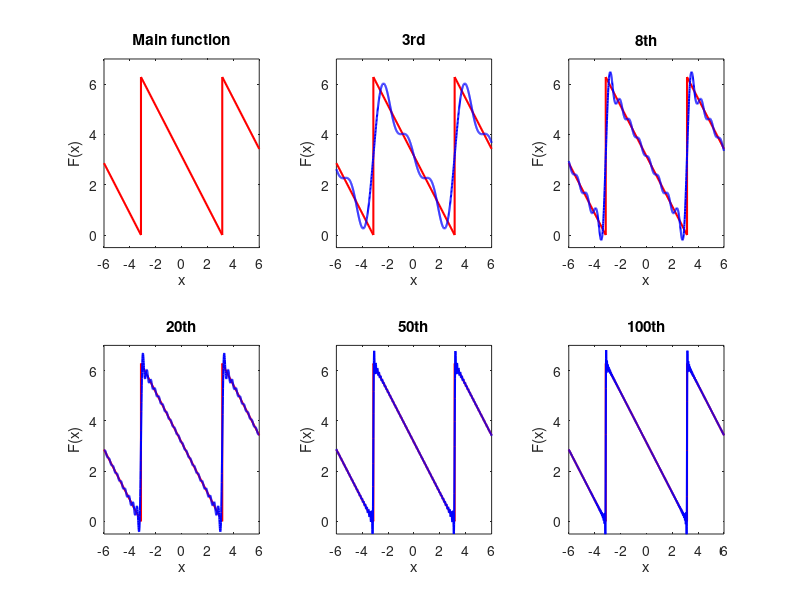
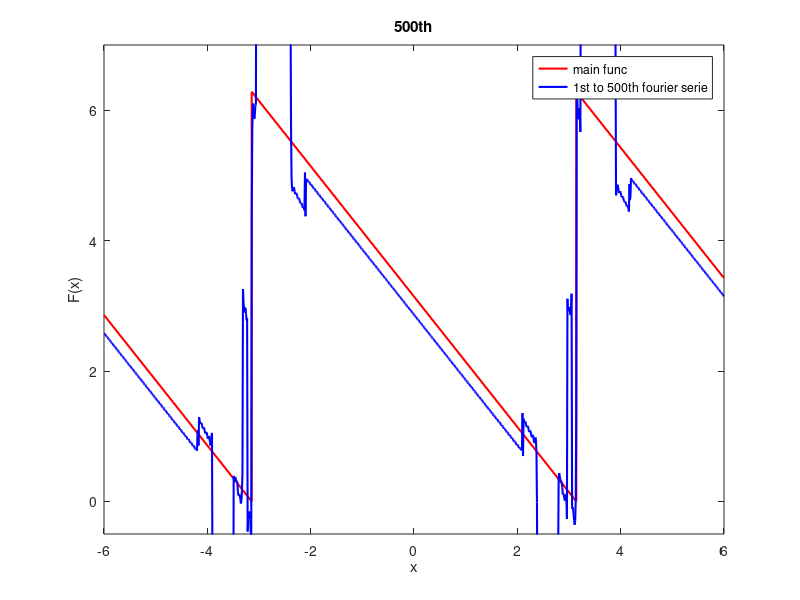

Write the MATLAB code that produced these figures, in order.
clc;
clear;
close all;
% By Hamidreza Sanati Ghazani
% Stu_id : 140051411058
% Tel_id : @hamid_sg
% Email  : hamidrezaghazani1382@gmail.com

%%
x_x = -6:0.01:6;
%k = 1;
L = pi;
n = 1:100;
%% Main Func points
M_x = [-6,-pi,-pi,pi,pi,6];
M_y = [pi-(-6+2*pi),0,2*pi,0,2*pi,pi-(6-2*pi)];



%%
figure(1)
subplot(2,3,1)
plot(M_x,M_y,'r','linewidth',1.5);
axis([-6,6,-0.5,7])
ylabel('F(x)');xlabel('x');
title('Main function')



%%
subplot(2,3,2)
plot(M_x,M_y,'r','linewidth',1.5);
axis([-6,6,-0.5,7])
hold on;
n = 1:3;
%% Generate A0
f1 = @(x) pi-x;
A01 = 1/(2*L)*integral(f1,-L,L,'arrayvalued',true);
A0n = A01;
%% Generate An
f1 = @(x) (pi-x)*cos(n*pi/L*x);
A1 = 1/L*integral(f1,-L,L,'arrayvalued',true);
An = A1;
%% Generate Bn
f1 = @(x) (pi-x)*sin(n*pi/L*x);
B1 = 1/L*integral(f1,-L,L,'arrayvalued',true);
Bn = B1;
%% Generate Foureir Serie of F
for i = 1:numel(x_x)
    B(i,:) = An.*cos(n*pi/L*x_x(i))+Bn.*sin(n*pi/L*x_x(i));
end
F = sum(B,2)+A0n;

plot(x_x,F,'b','linewidth',1.5)
ylabel('F(x)');xlabel('x');
title('3rd')
clear B F;



%%
subplot(2,3,3)
plot(M_x,M_y,'r','linewidth',1.5);
axis([-6,6,-0.5,7])
hold on;
n = 1:8;
%% Generate A0
f1 = @(x) pi-x;
A01 = 1/(2*L)*integral(f1,-L,L,'arrayvalued',true);
A0n = A01;
%% Generate An
f1 = @(x) (pi-x)*cos(n*pi/L*x);
A1 = 1/L*integral(f1,-L,L,'arrayvalued',true);
An = A1;
%% Generate Bn
f1 = @(x) (pi-x)*sin(n*pi/L*x);
B1 = 1/L*integral(f1,-L,L,'arrayvalued',true);
Bn = B1;
%% Generate Foureir Serie of F
for i = 1:numel(x_x)
    B(i,:) = An.*cos(n*pi/L*x_x(i))+Bn.*sin(n*pi/L*x_x(i));
end
F = sum(B,2)+A0n;

plot(x_x,F,'b','linewidth',1.5)
ylabel('F(x)');xlabel('x');
title('8th')
clear B F;




%%
subplot(2,3,4)
plot(M_x,M_y,'r','linewidth',1.5);
axis([-6,6,-0.5,7])
hold on;
n = 1:20;
%% Generate A0
f1 = @(x) pi-x;
A01 = 1/(2*L)*integral(f1,-L,L,'arrayvalued',true);
A0n = A01;
%% Generate An
f1 = @(x) (pi-x)*cos(n*pi/L*x);
A1 = 1/L*integral(f1,-L,L,'arrayvalued',true);
An = A1;
%% Generate Bn
f1 = @(x) (pi-x)*sin(n*pi/L*x);
B1 = 1/L*integral(f1,-L,L,'arrayvalued',true);
Bn = B1;
%% Generate Foureir Serie of F
for i = 1:numel(x_x)
    B(i,:) = An.*cos(n*pi/L*x_x(i))+Bn.*sin(n*pi/L*x_x(i));
end
F = sum(B,2)+A0n;

plot(x_x,F,'b','linewidth',1.5)
ylabel('F(x)');xlabel('x');
title('20th')
clear B F;



%%
subplot(2,3,5)
plot(M_x,M_y,'r','linewidth',1.5);
axis([-6,6,-0.5,7])
hold on;
n = 1:50;
%% Generate A0
f1 = @(x) pi-x;
A01 = 1/(2*L)*integral(f1,-L,L,'arrayvalued',true);
A0n = A01;
%% Generate An
f1 = @(x) (pi-x)*cos(n*pi/L*x);
A1 = 1/L*integral(f1,-L,L,'arrayvalued',true);
An = A1;
%% Generate Bn
f1 = @(x) (pi-x)*sin(n*pi/L*x);
B1 = 1/L*integral(f1,-L,L,'arrayvalued',true);
Bn = B1;
%% Generate Foureir Serie of F
for i = 1:numel(x_x)
    B(i,:) = An.*cos(n*pi/L*x_x(i))+Bn.*sin(n*pi/L*x_x(i));
end
F = sum(B,2)+A0n;

plot(x_x,F,'b','linewidth',1.5)
ylabel('F(x)');xlabel('x');
title('50th')
clear B F;



%%
subplot(2,3,6)
plot(M_x,M_y,'r','linewidth',1.5);
axis([-6,6,-0.5,7])
hold on;
n = 1:100;
%% Generate A0
f1 = @(x) pi-x;
A01 = 1/(2*L)*integral(f1,-L,L,'arrayvalued',true);
A0n = A01;
%% Generate An
f1 = @(x) (pi-x)*cos(n*pi/L*x);
A1 = 1/L*integral(f1,-L,L,'arrayvalued',true);
An = A1;
%% Generate Bn
f1 = @(x) (pi-x)*sin(n*pi/L*x);
B1 = 1/L*integral(f1,-L,L,'arrayvalued',true);
Bn = B1;
%% Generate Foureir Serie of F
for i = 1:numel(x_x)
    B(i,:) = An.*cos(n*pi/L*x_x(i))+Bn.*sin(n*pi/L*x_x(i));
end
F = sum(B,2)+A0n;

plot(x_x,F,'b','linewidth',1.5)
ylabel('F(x)');xlabel('x');
title('100th')
clear B F;


%%
figure(2)
plot(M_x,M_y,'r','linewidth',1.5);
axis([-6,6,-0.5,7])
hold on;
n = 1:500;
%% Generate A0
f1 = @(x) pi-x;
A01 = 1/(2*L)*integral(f1,-L,L,'arrayvalued',true);
A0n = A01;
%% Generate An
f1 = @(x) (pi-x)*cos(n*pi/L*x);
A1 = 1/L*integral(f1,-L,L,'arrayvalued',true);
An = A1;
%% Generate Bn
f1 = @(x) (pi-x)*sin(n*pi/L*x);
B1 = 1/L*integral(f1,-L,L,'arrayvalued',true);
Bn = B1;
%% Generate Foureir Serie of F
for i = 1:numel(x_x)
    B(i,:) = An.*cos(n*pi/L*x_x(i))+Bn.*sin(n*pi/L*x_x(i));
end
F = sum(B,2)+A0n;

plot(x_x,F,'b','linewidth',1.5)
ylabel('F(x)');xlabel('x');
title('500th')
clear B F;
ylabel('F(x)');xlabel('x');
legend('main func','1st to 500th fourier serie');
